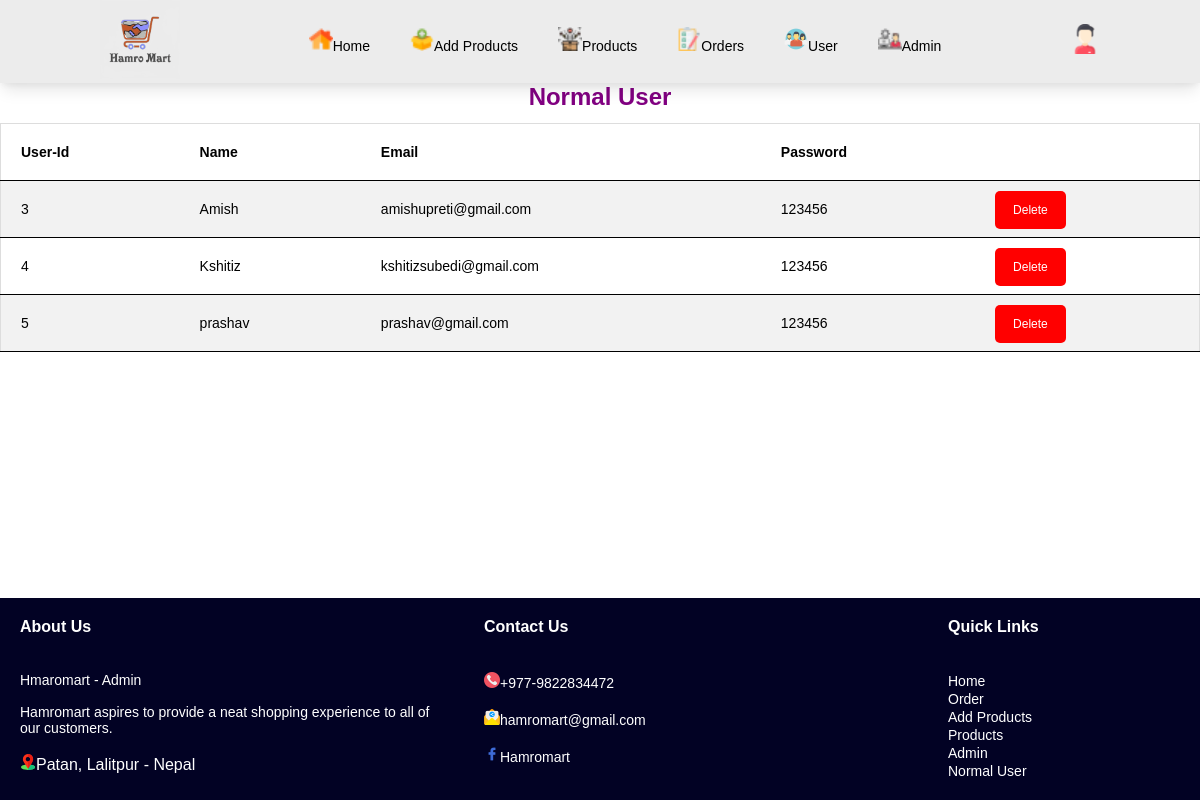
Page /admin_normal_user.php (signed in) on the committed database.
### tables this page shows
CREATE TABLE `users` (
  `id` int(4) NOT NULL,
  `name` varchar(30) NOT NULL,
  `email` varchar(100) NOT NULL,
  `password` varchar(30) NOT NULL,
  `user_type` varchar(10) NOT NULL
);

### admin_normal_user.php (the view, shortened to what this page needs)
<?php
      include 'admin_header.php';
?>
<section class="order">
    <h2>Normal User</h2>
  <div class="order-container users">
    <table>
             <tr>
                <th>User-Id</th>
                <th>Name</th>
                <th>Email</th>
                <th>Password</th>
                <th></th>
             </tr>
        <?php
           $select_user=mysqli_query($conn,"SELECT * FROM `users` WHERE user_type='user' ") or die('query failed');
           if(mysqli_num_rows($select_user)>0){
                while($fetch_user=mysqli_fetch_assoc($select_user)){
        ?>
             <tr>
                <td><?php echo $fetch_user['id'];?></td>
                <td><?php echo $fetch_user['name'];?></td>
                <td><?php echo $fetch_user['email'];?></td>
                <td><?php echo $fetch_user['password'];?></td>
                <td> <a href="admin_admin.php?delete=<?php echo $fetch_user['id'];?>" onclick="return confirm('Are you sure?')" class="delete">Delete</a></td>
             </tr>
        <?php
               }
           }
        ?>
     </table>
  </div>
</section>
<?php
 include 'admin_footer.php'?>

### css/admin_page.css (style rules this page uses)
* { margin: 0; padding: 0; box-sizing: border-box; font-family: sans-serif; }

### css/admin_orders.css (style rules this page uses)
.order h2 { text-align: center; color: purple; }
.order-container { width: 100%; overflow-x:auto }
.order-container table { width: 100%; }
.order-container table tr td,th { font-size: 14px; margin: 10px; border-bottom: 1px solid black; }
table { border-collapse: collapse; border-spacing: 0; width: 100%; border: 1px solid #ddd; margin: 12px 0; padding: 20px; }
th, td { text-align: left; padding: 20px; }
tr:nth-child(even) { background-color: #f2f2f2 }
.delete { padding: 12px 18px; background-color:red; text-decoration: none; color: white; border-radius: 5px; cursor: pointer; font-size: 12px; }

### rows in the picture
users: id "3", name "Amish", email "amishupreti@gmail.com", password "123456"
users: id "4", name "Kshitiz", email "kshitizsubedi@gmail.com", password "123456"
users: id "5", name "prashav", email "prashav@gmail.com", password "123456"
